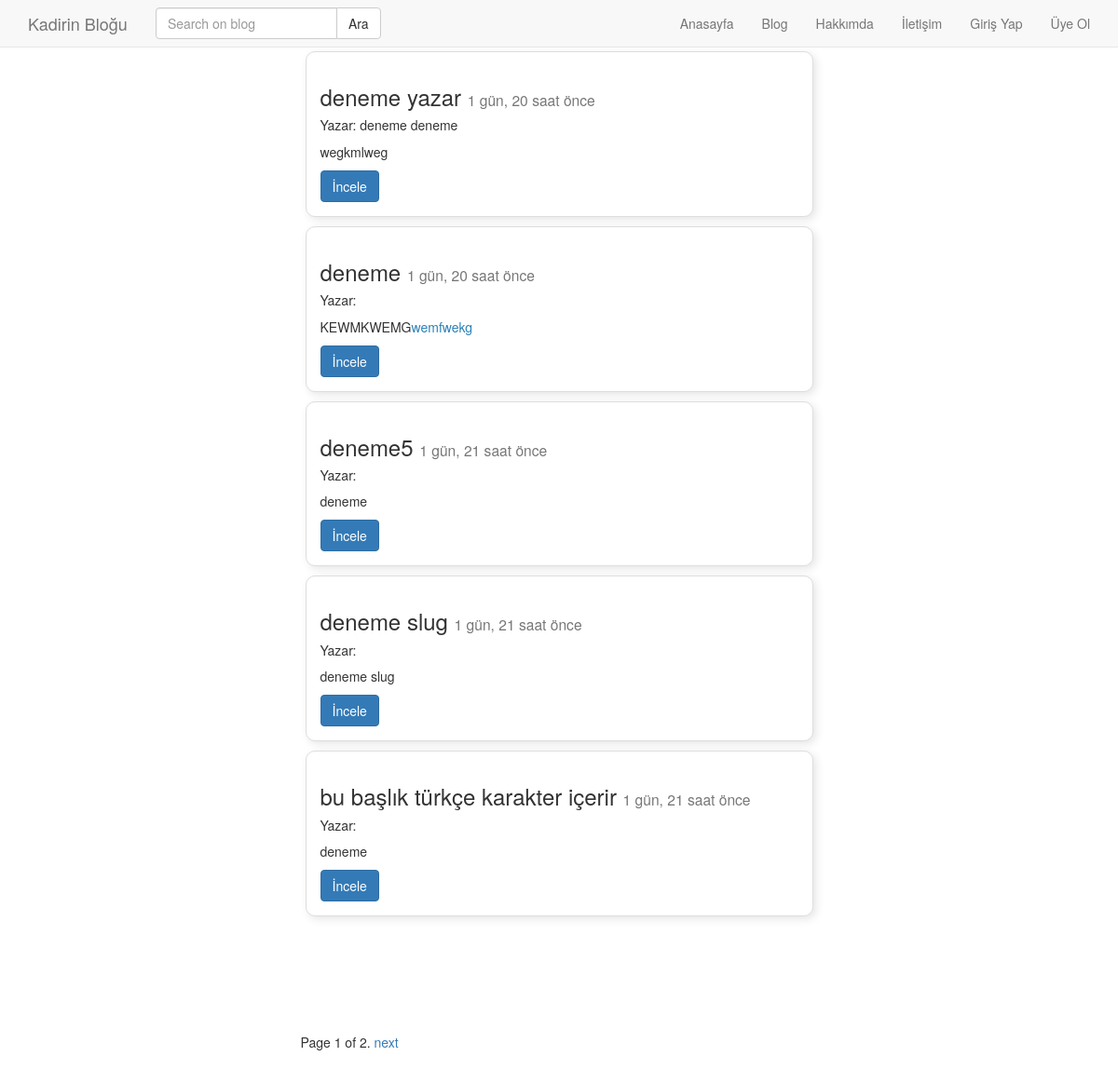
The page /post/index/ on the database its author committed.
### post/models.py (models this page shows, shortened)
class Post(models.Model):
    user = models.ForeignKey('auth.User', verbose_name = 'Yazar', on_delete = models.CASCADE)
    title = models.CharField(verbose_name = 'Başlık', max_length = 120)
    text = RichTextField(verbose_name ='İçerik')
    publishing_date = models.DateTimeField(verbose_name = 'Yayınlanma Tarihi', auto_now_add = True)
    image = models.ImageField(null = True, blank = True)
    slug = models.SlugField(unique = True, editable = False, max_length = 130)
    def get_absolute_url(self):
        return reverse('post:detail', kwargs = { 'slug': self.slug })
    class Meta:
        ordering = ['-publishing_date', 'id']

### post/views.py (the view)
# urls.py: path('index/', post_index, name = 'index'),
def post_index(request):
    post_list = Post.objects.all()
    paginator = Paginator(post_list, 5)  # Show 5 contacts per page
    page = request.GET.get('sayfa')
    try:
        posts = paginator.page(page)
    except PageNotAnInteger:
        posts = paginator.page(1)
    except EmptyPage:
        posts = paginator.page(paginator.num_pages)
    return  render(request, 'post/index.html', {'posts' : posts})

### templates/post/index.html (shortened to what this page needs)
{% extends 'base.html' %}
{% block body %}
<div class="container">
    {% for post in posts %}
    <div class="row">
        <div class="col-md-6 col-md-offset-3">
            <div class="borderstyle">
                <div class="card">
                    <div class="card-body">
                        <h3 class="card-title"> {{post.title}} <small> {{post.publishing_date | timesince}} önce</small>
                        </h3>
                        <h5>Yazar: {{ post.user.get_full_name }} </h5>
                        <p class="card-text"> {{post.text | safe | linebreaks | truncatechars:150}} </p>
                        <a href="{{ post.get_absolute_url }}" class="btn btn-primary">İncele</a>
                    </div>
                </div>
            </div>
        </div>
    </div>
    {% endfor %}
    {% for contact in posts %}
    {{ posts.full_name|upper }}<br/>
    {% endfor %}
    <div class="row">
        <div class="col-md-6 col-md-offset-3">
            <div class="pagination">
    <span class="step-links">
        <span class="current">
            Page {{ posts.number }} of {{ posts.paginator.num_pages }}.
        </span>
        {% if posts.has_next %}
            <a href="?sayfa={{ posts.next_page_number }}{% if request.GET.q %}&q={{ request.GET.q }}{% endif %}">next</a>
        {% endif %}
    </span>
            </div>
        </div>
    </div>
</div>
{% endblock %}

### templates/base.html (shortened to what this page needs)
{% load static %}
<!DOCTYPE html>
<html lang="en">
<head>
    <link rel="stylesheet" href="https://maxcdn.bootstrapcdn.com/bootstrap/3.3.7/css/bootstrap.min.css">
    <link rel="stylesheet" href="/static/css/style.css">
    <link rel="stylesheet"  href=" {% static 'css/borders.css' %}">
</head>
<body>
{% include 'header.html' %}
{% block body %}
{% endblock %}
</body>
</html>

### templates/header.html (shortened to what this page needs)
<nav class="navbar navbar-default navbar-fixed-top" role="banner">
    <div class="container">
        <div class="navbar-header">
            <a href="{% url 'home' %}" class="navbar-brand">Kadirin Bloğu</a>
        </div>
        <div class="collapse navbar-collapse" id="navbar-menu">
            <form class="navbar-form navbar-left" role="search" method="GET" action="{% url 'post:search' %}">
                <div class="input-group">
                    <input class="form-control" type="text" name="q" placeholder="Search on blog" value="{{ request.GET.q }}">
                    <span class="input-group-btn">
                        <button class="btn btn-default" type="submit">Ara</button>
                    </span>
                </div>
            </form>
            <ul class="nav navbar-nav navbar-right">
                <li><a href="{% url 'home' %}">Anasayfa</a></li>
                <li><a href="{% url 'post:index' %}">Blog</a></li>
                <li><a href="#">Hakkımda</a></li>
                <li><a href="#">İletişim</a></li>
                {% if not request.user.is_authenticated %}
                <li><a href="{% url 'accounts:login' %}">Giriş Yap</a></li>
                <li><a href="{% url 'accounts:register' %}">Üye Ol</a></li>
                {% else %}
                <li><a href="{% url 'accounts:logout' %}">Çıkış</a></li>
                {% endif %}
            </ul>
        </div>
    </div>
</nav>

### static/css/style.css (style rules this page uses)
body { padding-top: 50px; }

### static/css/borders.css (style rules this page uses)
.borderstyle { background-color: white; border: 1px solid #ddd; border-radius: 10px; padding: 15px; box-shadow: 3px 3px 10px rgba(0, 0, 0, 0.1); margin: 5px; }

### rows shown on the page
Post: title "deneme yazar", publishing_date "1 gün, 20 saat", user.get_full_name "deneme deneme", text "wegkmlweg"
Post: title "deneme", publishing_date "1 gün, 20 saat", text "KEWMKWEMG wemfwekg"
Post: title "deneme5", publishing_date "1 gün, 21 saat", text "deneme"
Post: title "deneme slug", publishing_date "1 gün, 21 saat", text "deneme slug"
Post: title "bu başlık türkçe karakter içerir", publishing_date "1 gün, 21 saat", text "deneme"

### other values the page prints
{{ posts.number }} "1"
{{ posts.paginator.num_pages }} "2"
